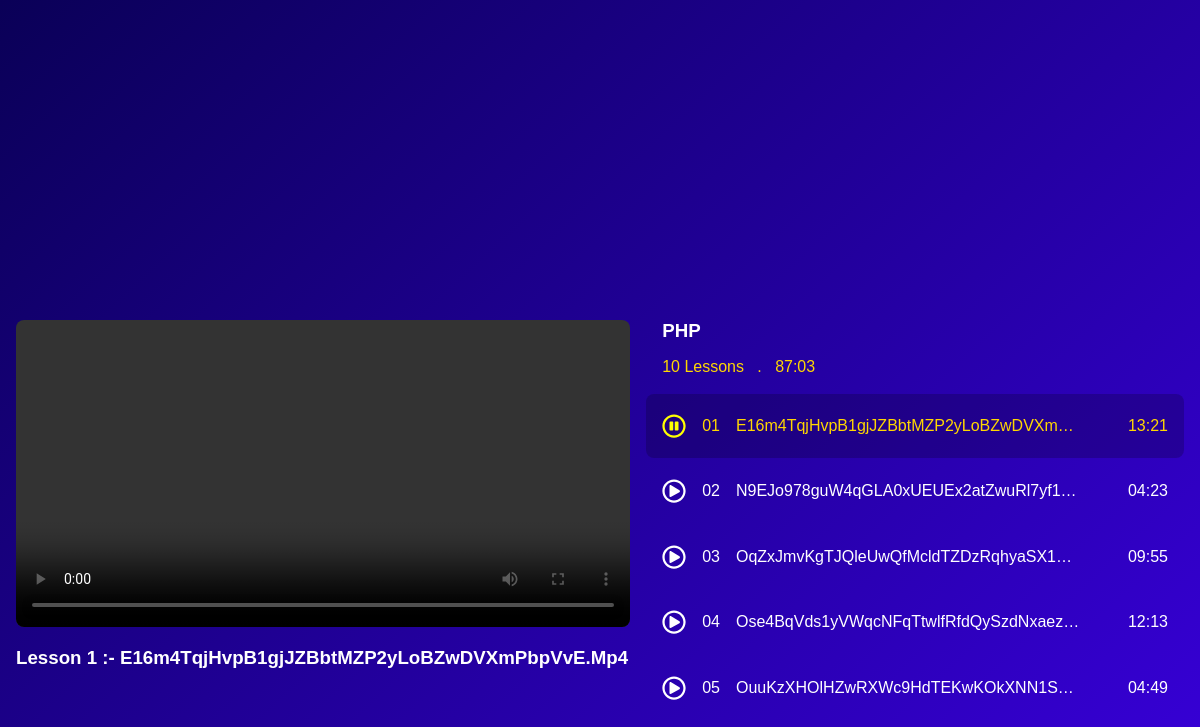
The page /Student/Courses/playlist/playlist.php?title=PHP on the database its author committed.
### tables this page shows
CREATE TABLE `courses` (
  `title` varchar(255) NOT NULL,
  `Price` double NOT NULL,
  `Files` text NOT NULL,
  `Image` varchar(255) NOT NULL,
  `description` varchar(255) NOT NULL,
  `course_id` varchar(255) NOT NULL,
  `duration` varchar(255) NOT NULL,
  `NameTeacher` varchar(255) NOT NULL
);

### Student/Courses/playlist/playlist.php (the view, shortened to what this page needs)
<!DOCTYPE html>
<html lang="en">
<head>
    <link rel="stylesheet" href="playlist.css">
</head>
<body>
    <main class="container">
        <section class="main-video">
            <video src="" controls autoplay   id='vid'></video>
            <h3 class="title" id='tit'></h3>
        </section>
        <?php
include('../../../redundecyCode/connection.php');
if (isset($_GET['title'])) {
    $title = $_GET['title'];
    $sql = 'SELECT * FROM courses WHERE title = ?';
    $courses = $conn->prepare($sql);
    $courses->bind_param('s', $title);
    $courses->execute();
    $result = $courses->get_result();
    if ($result->num_rows > 0) {
        while ($row = $result->fetch_assoc()) {
            $title = $row['title'];
            $File = $row['Files'];
            $duration = $row['duration'];
            $file2 = json_decode($File , true);
            if (is_array($file2)) {
                $len = count($file2);
                echo "
                <section class='video-playlist'>
                <h3 class='title'>$title</h3>
                <p>$len lessons &nbsp; . &nbsp; $duration</p>
                <div class='videos'>
                ";
                foreach ($file2 as $video) {
                    $idVideo = $video['id'];
                    $titleVideo = $video['title'];
                    $durationVideo = $video['duration'];
                    $num = '0'.$idVideo;
                    if($idVideo >9){
                        $num = $idVideo;
                    }
                    echo "<div class='video' data-id='$idVideo'>
                        <img src='images/play.svg'>
                        <p>$num</p>
                        <h3 class='title'>$titleVideo</h3>
                        <p class='time'>$durationVideo</p>
                    </div>";
                }
                echo '</div></section>';
            } else {
                echo "<p>Error decoding JSON data.</p>";
            }
        }
    }
} else {
    echo "<h2>لم يتم العثور على الدورة!</h2>";
}
?>
    </main>
</body>
</html>

### Student/Courses/playlist/playlist.css (style rules this page uses)
:root { --primary : linear-gradient(to bottom right, #0a0057, #3f00ee); --secondary : gold; --text : #fff; }
* { margin: 0; padding: 0; box-sizing: border-box; }
body { min-height: 100vh; background-image: var(--primary); font-family: sans-serif; color: var(--text); display: flex; align-items: center; }
.container { width: 100vw; display: grid; grid-template-columns: 1.8fr 1.2fr; gap: 1rem; padding: .5rem 1rem; text-transform: capitalize; }
.main-video, .video-playlist { width: 100%; height: 30rem; }
.main-video .title { margin-top: 1rem; }
.video-playlist .title { padding-left: 1rem; }
.video-playlist > p { padding: 1rem; color: var(--secondary); }
.video-playlist .videos { height: 70%; overflow-y: auto; }
.video-playlist .videos .video { position: relative; width: 100%; height: 4rem; display: flex; justify-content: center; align-items: center; padding: 0 1rem; margin-top: .1rem; cursor: pointer; border-radius: .5rem; }
.video-playlist .videos .video.active { background-color: #0003; color: var(--secondary); }
.main-video video { width: 100%; border-radius: .5rem; }
.video img { position: absolute; left: 1rem; top: 50%; transform: translateY(-50%); width: 1.5rem; height: 1.5rem; filter: invert(100%); }
.video-playlist .videos .video.active img { filter: invert(100%) sepia(100%) saturate(2000%) hue-rotate(360deg); }
.video p { margin-left: 2.5rem; }
.video h3 { width: 23rem; white-space: nowrap; overflow: hidden; text-overflow: ellipsis; font: 100 1rem sans-serif; padding: 0 .5rem; }

### rows shown on the page
courses: title "PHP", Files "10", duration "87:03", num "01", titleVideo "E16m4TqjHvpB1gjJZBbtMZP2yLoBZwDVXm…", durationVideo "13:21", num "02", titleVideo "N9EJo978guW4qGLA0xUEUEx2atZwuRl7yf1…", durationVideo "04:23", num "03", titleVideo "OqZxJmvKgTJQleUwQfMcldTZDzRqhyaSX1…", durationVideo "09:55", num "04", titleVideo "Ose4BqVds1yVWqcNFqTtwlfRfdQySzdNxaez…", durationVideo "12:13", num "05", titleVideo "OuuKzXHOlHZwRXWc9HdTEKwKOkXNN1S…", durationVideo "04:49"
